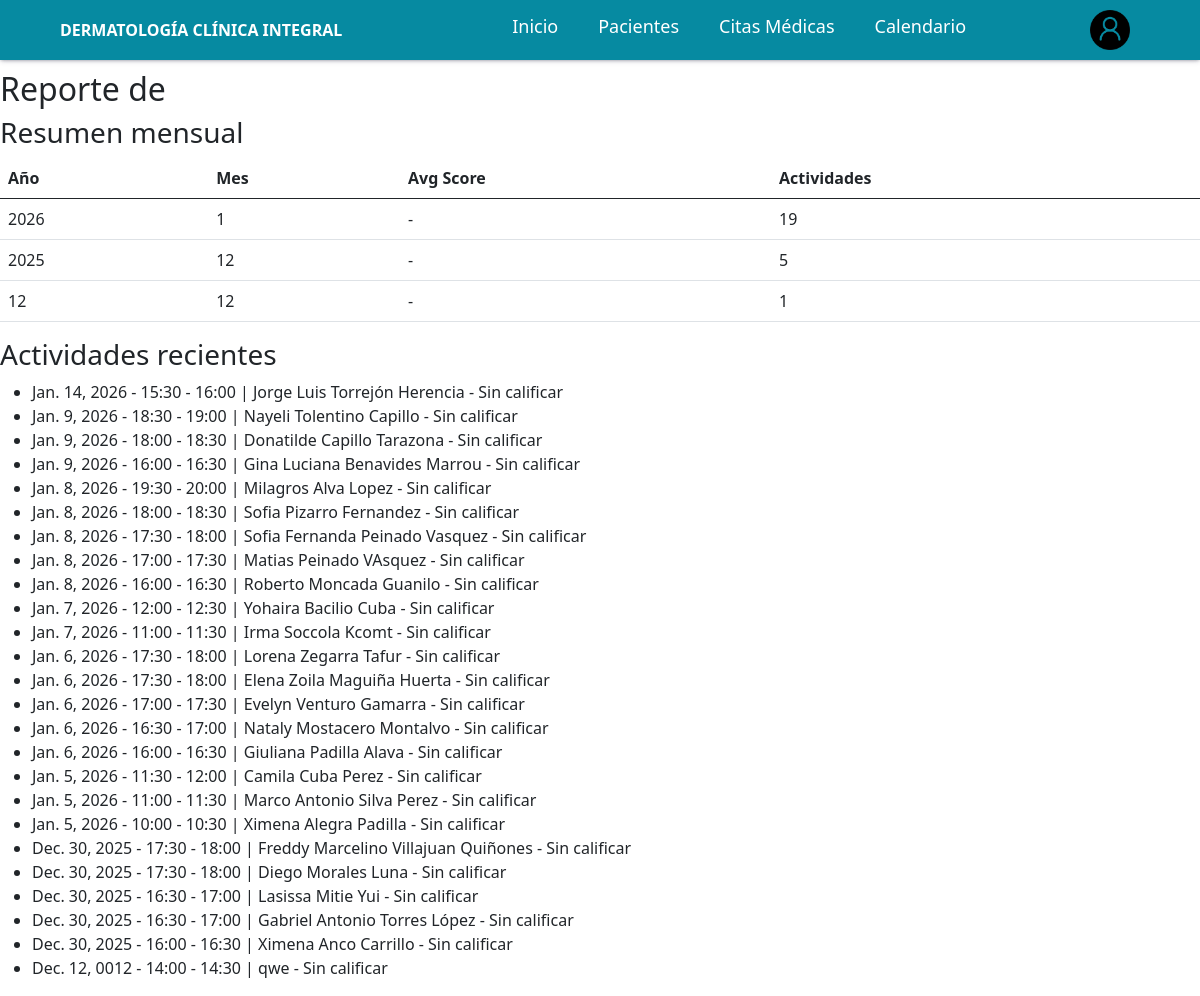
The page /productivity/reports/user/1/ (signed in) on the database as committed earlier.
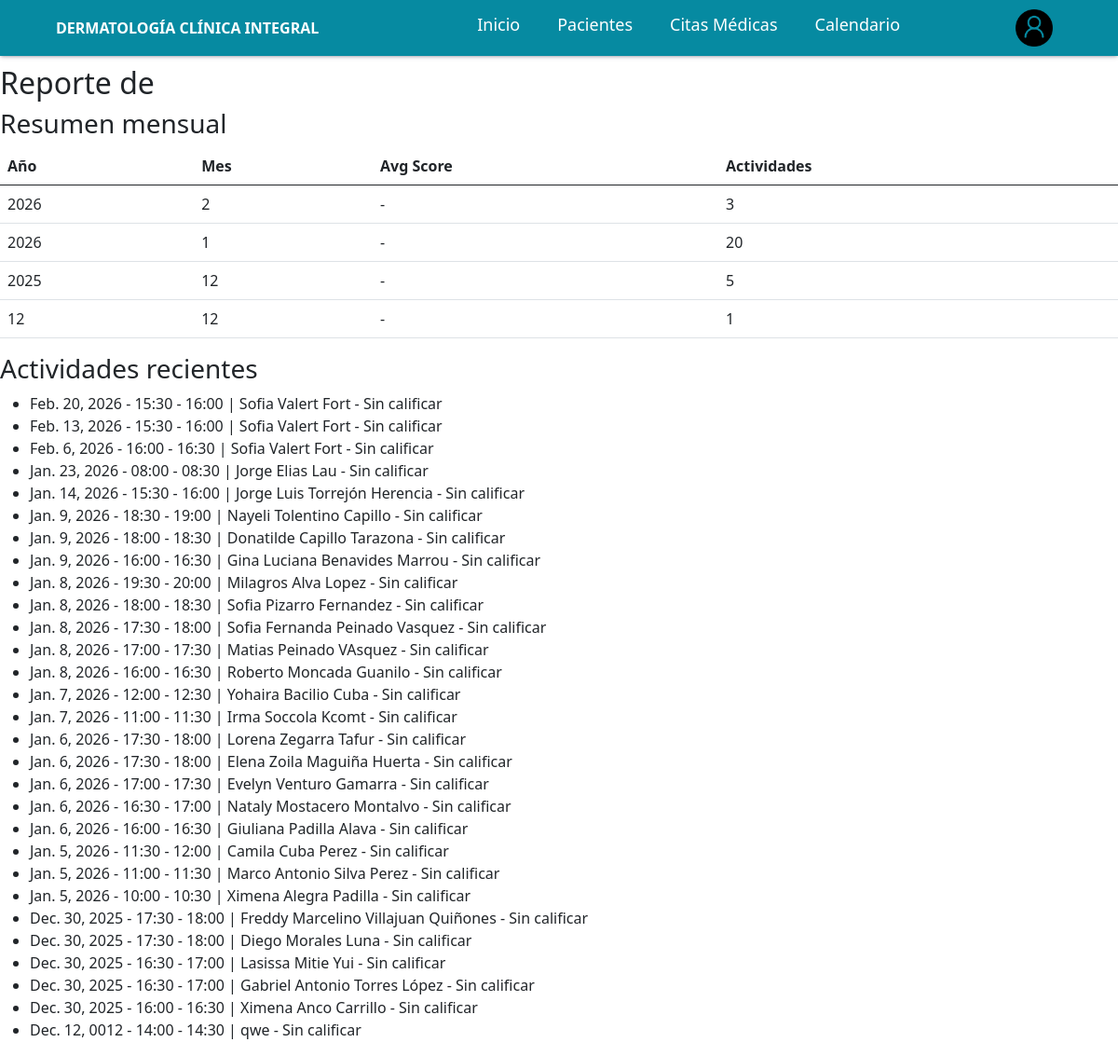
The same page on the database as committed later.
### productividad/models.py (models this page shows, shortened)
class DailyActivity(models.Model):
    SCORE_CHOICES = (
        (1, 'Bajo'),
        (2, 'Medio'),
        (3, 'Alto'),
    )
    user = models.ForeignKey(User, on_delete=models.CASCADE, related_name='activities')
    date = models.DateField()
    title = models.CharField(max_length=255)
    description = models.TextField(blank=True, null=True)
    score = models.PositiveSmallIntegerField(choices=SCORE_CHOICES, null=True, blank=True)
    scored_by = models.ForeignKey(User, null=True, blank=True, on_delete=models.SET_NULL, related_name='scored_activities')
    scored_at = models.DateTimeField(null=True, blank=True)
    created_at = models.DateTimeField(auto_now_add=True)
    updated_at = models.DateTimeField(auto_now=True)
    class Meta:
        unique_together = ('user', 'date', 'title')
        ordering = ['-date', '-created_at']

### productividad/views.py (the view)
# urls.py: path('reports/user/<int:user_id>/', views.user_report, name='user_report'),
@login_required
def user_report(request, user_id):
    if not (request.user.is_staff or getattr(request.user, 'is_admin', False) or request.user.is_superuser):
        return HttpResponseForbidden()
    from django.contrib.auth import get_user_model
    user_model = get_user_model()
    target = get_object_or_404(user_model, id=user_id)
    qs = DailyActivity.objects.filter(user=target)
    summary = qs.values('date__year', 'date__month').annotate(
    avg_score=Avg('score'),
    activities=Count('id')
    ).order_by('-date__year', '-date__month')
    paginator = Paginator(qs.order_by('-date'), 50)
    page = request.GET.get('page', 1)
    activities_page = paginator.get_page(page)
    return render(request, 'productivity/user_report.html', {
        'target': target,
        'summary': summary,
        'activities': activities_page,
    })

### templates/productivity/user_report.html
{% extends "base.html" %}
{% load static %}
{% block body %}
{% include "../components/navbar.html" %}
<h2>Reporte de {{ target.get_full_name }}</h2>
<h3>Resumen mensual</h3>
<table class="table">
<thead><tr><th>Año</th><th>Mes</th><th>Avg Score</th><th>Actividades</th></tr></thead>
<tbody>
{% for s in summary %}
<tr>
<td>{{ s.date__year }}</td>
<td>{{ s.date__month }}</td>
<td>{{ s.avg_score|default:'-' }}</td>
<td>{{ s.activities }}</td>
</tr>
{% endfor %}
</tbody>
</table>
<h3>Actividades recientes</h3>
<ul>
{% for a in activities %}
<li>{{ a.date }} - {{ a.title }} - {{ a.score|default:'Sin calificar' }}</li>
{% endfor %}
</ul>
{% endblock %}

Rows that differ between the two databases and show on the page:
added DailyActivity: date "Feb. 20, 2026", title "15:30 - 16:00 | Sofia Valert Fort", score "Sin calificar"
added DailyActivity: date "Feb. 13, 2026", title "15:30 - 16:00 | Sofia Valert Fort", score "Sin calificar"
added DailyActivity: date "Feb. 6, 2026", title "16:00 - 16:30 | Sofia Valert Fort", score "Sin calificar"
added DailyActivity: date "Jan. 23, 2026", title "08:00 - 08:30 | Jorge Elias Lau", score "Sin calificar"
Other text that changed with them:
new list line: "2026 2 - 3"
new list line: "2026 1 - 20"
list line gone: "2026 1 - 19"
